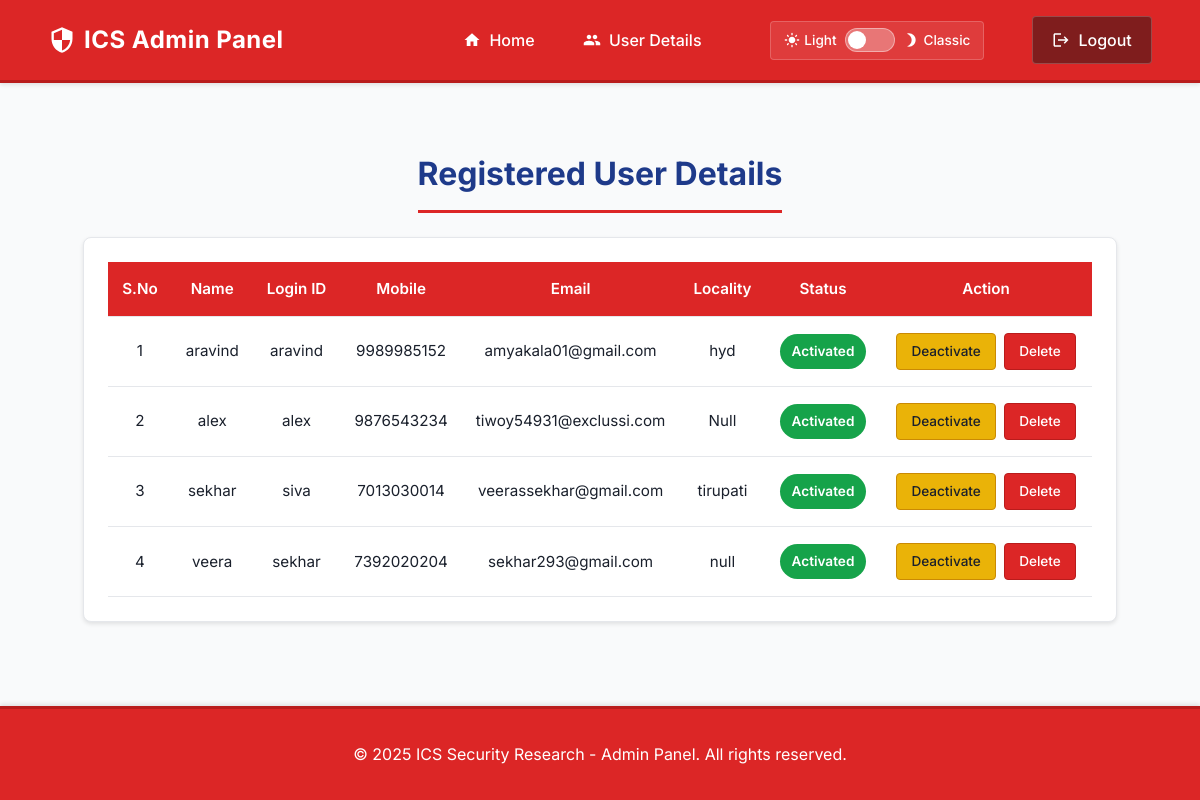
Page /RegisterUsersView/ on the committed database.
### users/models.py (models this page shows, shortened)
class UserRegistrationModel(models.Model):
    name = models.CharField(max_length=100)
    loginid = models.CharField(unique=True, max_length=100)
    password = models.CharField(max_length=100)
    mobile = models.CharField(unique=True, max_length=100)
    email = models.CharField(unique=True, max_length=100)
    locality = models.CharField(max_length=100)
    address = models.CharField(max_length=1000)
    city = models.CharField(max_length=100)
    state = models.CharField(max_length=100)
    status = models.CharField(max_length=100)
    class Meta:
        db_table = 'UserRegistrations'

### admins/views.py (the view)
# urls.py: path("RegisterUsersView/", admins.RegisterUsersView, name="RegisterUsersView"),
def RegisterUsersView(request):
    data = UserRegistrationModel.objects.all()
    return render(request,'viewregisterusers.html',{'data':data})

### templates/viewregisterusers.html (shortened to what this page needs)
{% extends 'adminbase.html' %}
{% block content %}
<div class="title-section">
    <h2>Registered User Details</h2>
</div>
<div class="table-wrapper">
    <table>
        <thead>
            <tr>
                <th>S.No</th>
                <th>Name</th>
                <th>Login ID</th>
                <th>Mobile</th>
                <th>Email</th>
                <th>Locality</th>
                <th>Status</th>
                <th>Action</th>
            </tr>
        </thead>
        <tbody>
            {% for user in data %}
            <tr>
                <td>{{ forloop.counter }}</td>
                <td>{{ user.name }}</td>
                <td>{{ user.loginid }}</td>
                <td>{{ user.mobile }}</td>
                <td>{{ user.email }}</td>
                <td>{{ user.locality }}</td>
                <td>
                    {% if user.status == 'waiting' %}
                        <span class="badge badge-warning">Waiting</span>
                    {% elif user.status == 'activated' %}
                        <span class="badge badge-success">Activated</span>
                    {% elif user.status == 'deactivated' %}
                        <span class="badge badge-secondary">Deactivated</span>
                    {% endif %}
                </td>
                <td>
                    {% if user.status == 'activated' %}
                        <a class="btn btn-secondary" href="{% url 'deactivate_user' %}?uid={{ user.id }}">Deactivate</a>
                    {% endif %}
                    <a class="btn btn-danger" href="{% url 'delete_user' %}?uid={{ user.id }}" onclick="return confirm('Are you sure you want to delete this user?');">Delete</a>
                </td>
            </tr>
            {% empty %}
            <tr>
                <td colspan="8" class="no-data">No registered users found.</td>
            </tr>
            {% endfor %}
        </tbody>
    </table>
</div>
{% endblock %}

### templates/adminbase.html (shortened to what this page needs)
<!DOCTYPE html>
<html lang="en">
<head>
</head>
<body class="light-theme">
    <header>
        <div class="navbar">
            <a href="{% url 'AdminLoginCheck' %}" class="navbar-brand">
                <svg xmlns="http://www.w3.org/2000/svg" viewBox="0 0 24 24">
                    <path d="M12 1L3 5v6c0 5.55 3.84 10.74 9 12 5.16-1.26 9-6.45 9-12V5l-9-4zm0 10.99h7c-.53 4.12-3.28 7.79-7 8.94V12H5V6.3l7-3.11v8.8z"/>
                </svg>
                ICS Admin Panel
            </a>
            <div class="nav-right" id="navRight">
                <ul class="nav-menu">
                    <li>
                        <a href="{% url 'AdminLoginCheck' %}">
                            <svg xmlns="http://www.w3.org/2000/svg" viewBox="0 0 24 24">
                                <path d="M10 20v-6h4v6h5v-8h3L12 3 2 12h3v8z"/>
                            </svg>
                            Home
                        </a>
                    </li>
                    <li>
                        <a href="{% url 'RegisterUsersView' %}">
                            User Details
                        </a>
                    </li>
                </ul>
                <div class="theme-toggle">
                    <span class="theme-toggle-label">
                        Light
                    </span>
                    <label class="switch">
                        <span class="slider"></span>
                    </label>
                    <span class="theme-toggle-label">
                        <svg xmlns="http://www.w3.org/2000/svg" viewBox="0 0 24 24">
                            <path d="M9 2c-1.05 0-2.05.16-3 .46 4.06 1.27 7 5.06 7 9.54 0 4.48-2.94 8.27-7 9.54.95.3 1.95.46 3 .46 5.52 0 10-4.48 10-10S14.52 2 9 2z"/>
                        </svg>
                        Classic
                    </span>
                </div>
                <a href="{% url 'index' %}" class="logout-btn">
                    <svg xmlns="http://www.w3.org/2000/svg" viewBox="0 0 24 24">
                        <path d="M17 7l-1.41 1.41L18.17 11H8v2h10.17l-2.58 2.58L17 17l5-5zM4 5h8V3H4c-1.1 0-2 .9-2 2v14c0 1.1.9 2 2 2h8v-2H4V5z"/>
                    </svg>
                    Logout
                </a>
            </div>
        </div>
    </header>
    <div class="container">
        {% block content %}
        {% endblock %}
    </div>
    <footer>
        <p>© 2025 ICS Security Research - Admin Panel. All rights reserved.</p>
    </footer>
</body>
</html>

### templates/adminbase.html (style rules this page uses)
* { box-sizing: border-box; margin: 0; padding: 0; }
body { font-family: 'Inter', -apple-system, BlinkMacSystemFont, 'Segoe UI', Roboto, sans-serif; background-color: #f9fafb; color: #1a202c; line-height: 1.7; display: flex; flex-direction: column; min-height: 100vh; transition: background-color 0.3s ease, color 0.3s ease; }
body.light-theme { background-color: #f9fafb; color: #1a202c; }
header { background: #dc2626; color: #ffffff; box-shadow: 0 2px 4px rgba(0, 0, 0, 0.1); position: sticky; top: 0; z-index: 1000; transition: background 0.3s ease; border-bottom: 3px solid #b91c1c; }
.navbar { display: flex; justify-content: space-between; align-items: center; padding: 1rem 3rem; max-width: 1400px; margin: 0 auto; position: relative; }
.navbar-brand { font-size: 1.5rem; font-weight: 700; letter-spacing: 0.02em; display: flex; align-items: center; gap: 0.5rem; transition: opacity 0.3s ease; color: #ffffff; text-decoration: none; }
.navbar-brand svg { width: 28px; height: 28px; fill: currentColor; }
.nav-right { display: flex; align-items: center; gap: 3rem; }
.nav-menu { list-style: none; display: flex; gap: 0.5rem; align-items: center; }
.nav-menu li a { color: #ffffff; text-decoration: none; font-size: 1rem; font-weight: 500; padding: 0.6rem 1.2rem; border-radius: 4px; transition: all 0.2s ease; display: flex; align-items: center; gap: 0.5rem; border: 1px solid transparent; }
.nav-menu li a svg { width: 18px; height: 18px; fill: currentColor; }
.logout-btn { background: #7f1d1d; color: #ffffff; padding: 0.6rem 1.2rem; border-radius: 4px; font-size: 1rem; font-weight: 500; text-decoration: none; transition: all 0.2s ease; display: flex; align-items: center; gap: 0.5rem; border: 1px solid rgba(255, 255, 255, 0.2); }
.logout-btn svg { width: 18px; height: 18px; fill: currentColor; }
.theme-toggle { display: flex; align-items: center; gap: 0.5rem; padding: 0.4rem 0.8rem; background: rgba(255, 255, 255, 0.1); border-radius: 4px; border: 1px solid rgba(255, 255, 255, 0.2); }
.theme-toggle-label { font-size: 0.85rem; font-weight: 500; color: #ffffff; display: flex; align-items: center; gap: 0.3rem; }
.theme-toggle-label svg { width: 16px; height: 16px; fill: currentColor; }
.switch { position: relative; display: inline-block; width: 50px; height: 24px; }
.slider { position: absolute; cursor: pointer; top: 0; left: 0; right: 0; bottom: 0; background-color: rgba(255, 255, 255, 0.3); transition: 0.3s; border-radius: 24px; border: 1px solid rgba(255, 255, 255, 0.4); }
.slider:before { position: absolute; content: ""; height: 18px; width: 18px; left: 2px; bottom: 2px; background-color: white; transition: 0.3s; border-radius: 50%; }
.container { max-width: 1400px; margin: 2rem auto; padding: 0 2rem; flex: 1; }
footer { text-align: center; padding: 2rem 0; background: #dc2626; color: #ffffff; width: 100%; margin-top: auto; box-shadow: 0 -2px 4px rgba(0, 0, 0, 0.1); border-top: 3px solid #b91c1c; transition: background 0.3s ease; }
footer p { font-size: 1rem; font-weight: 400; }

### templates/viewregisterusers.html (style rules this page uses)
.title-section { text-align: center; margin-top: 2rem; margin-bottom: 1rem; }
.title-section h2 { color: #1e3a8a; font-size: 2rem; font-weight: 700; border-bottom: 3px solid #dc2626; display: inline-block; padding-bottom: 8px; transition: color 0.3s ease, border-color 0.3s ease; }
.table-wrapper { overflow-x: auto; margin: 1.5rem auto; max-width: 1200px; padding: 1.5rem; background-color: #ffffff; border-radius: 8px; box-shadow: 0 2px 4px rgba(0, 0, 0, 0.1); border: 1px solid #e5e7eb; transition: all 0.3s ease; }
table { width: 100%; border-collapse: collapse; font-size: 0.95rem; }
th, td { padding: 14px; text-align: center; border-bottom: 1px solid #e5e7eb; transition: border-color 0.3s ease; }
th { background-color: #dc2626; color: #ffffff; font-weight: 600; transition: background-color 0.3s ease; }
tbody tr { transition: background-color 0.2s ease; }
.btn { padding: 6px 14px; border: none; border-radius: 4px; font-weight: 500; font-size: 0.85rem; cursor: pointer; text-decoration: none; transition: all 0.2s ease; display: inline-block; margin: 2px; border: 1px solid transparent; }
.btn-secondary { background-color: #eab308; color: #1a202c; border-color: #ca8a04; }
.btn-danger { background-color: #dc2626; color: #ffffff; border-color: #b91c1c; }
.badge { padding: 6px 12px; border-radius: 20px; font-weight: 600; font-size: 0.85rem; display: inline-block; transition: all 0.3s ease; }
.badge-success { background-color: #16a34a; color: #ffffff; }

### rows in the picture
UserRegistrationModel: name "aravind", loginid "aravind", mobile "9989985152", email "amyakala01@gmail.com", locality "hyd", status "Activated"
UserRegistrationModel: name "alex", loginid "alex", mobile "9876543234", email "tiwoy54931@exclussi.com", locality "Null", status "Activated"
UserRegistrationModel: name "sekhar", loginid "siva", mobile "7013030014", email "veerassekhar@gmail.com", locality "tirupati", status "Activated"
UserRegistrationModel: name "veera", loginid "sekhar", mobile "7392020204", email "sekhar293@gmail.com", locality "null", status "Activated"
